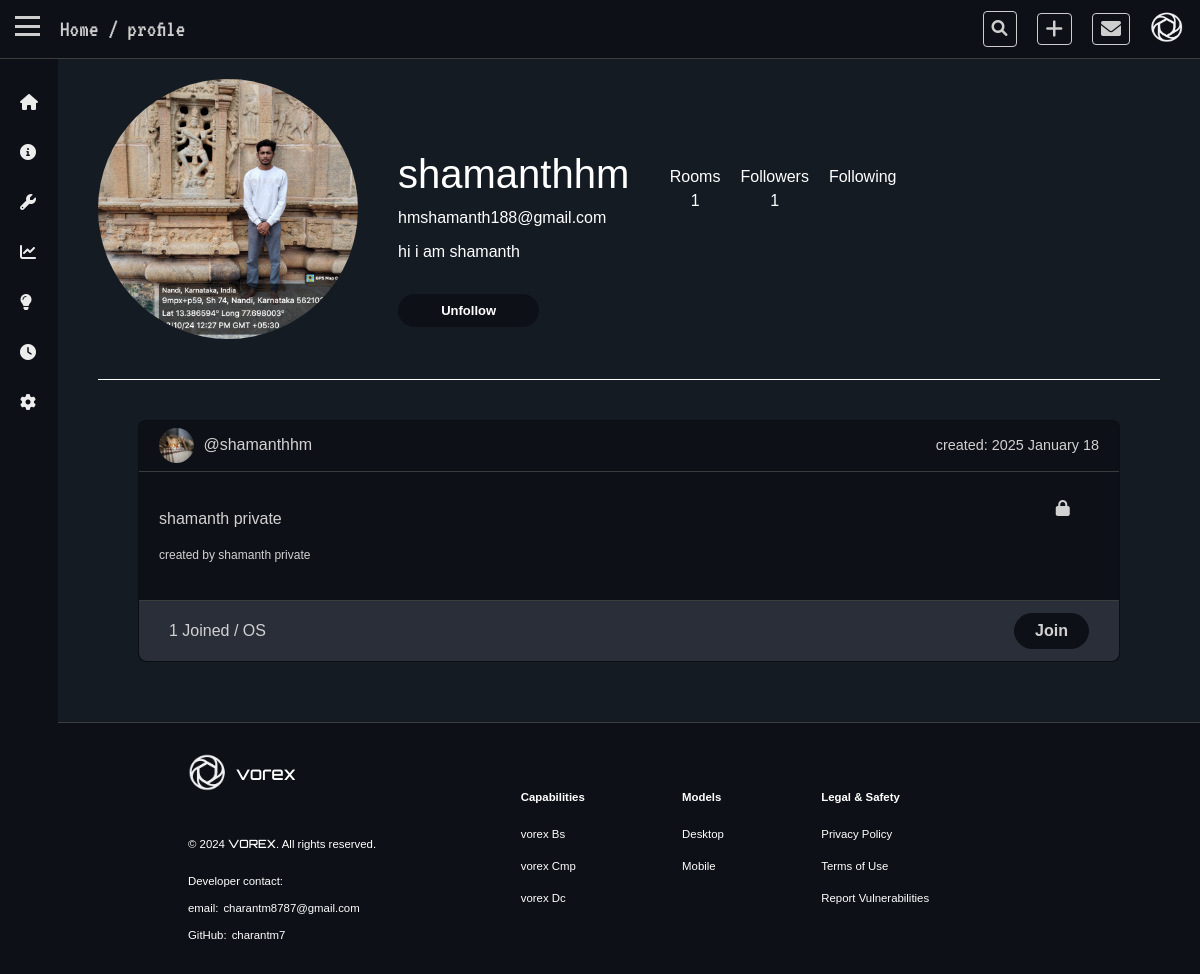
Page /profile/shamanthhm/ (signed in) on the earlier database version.
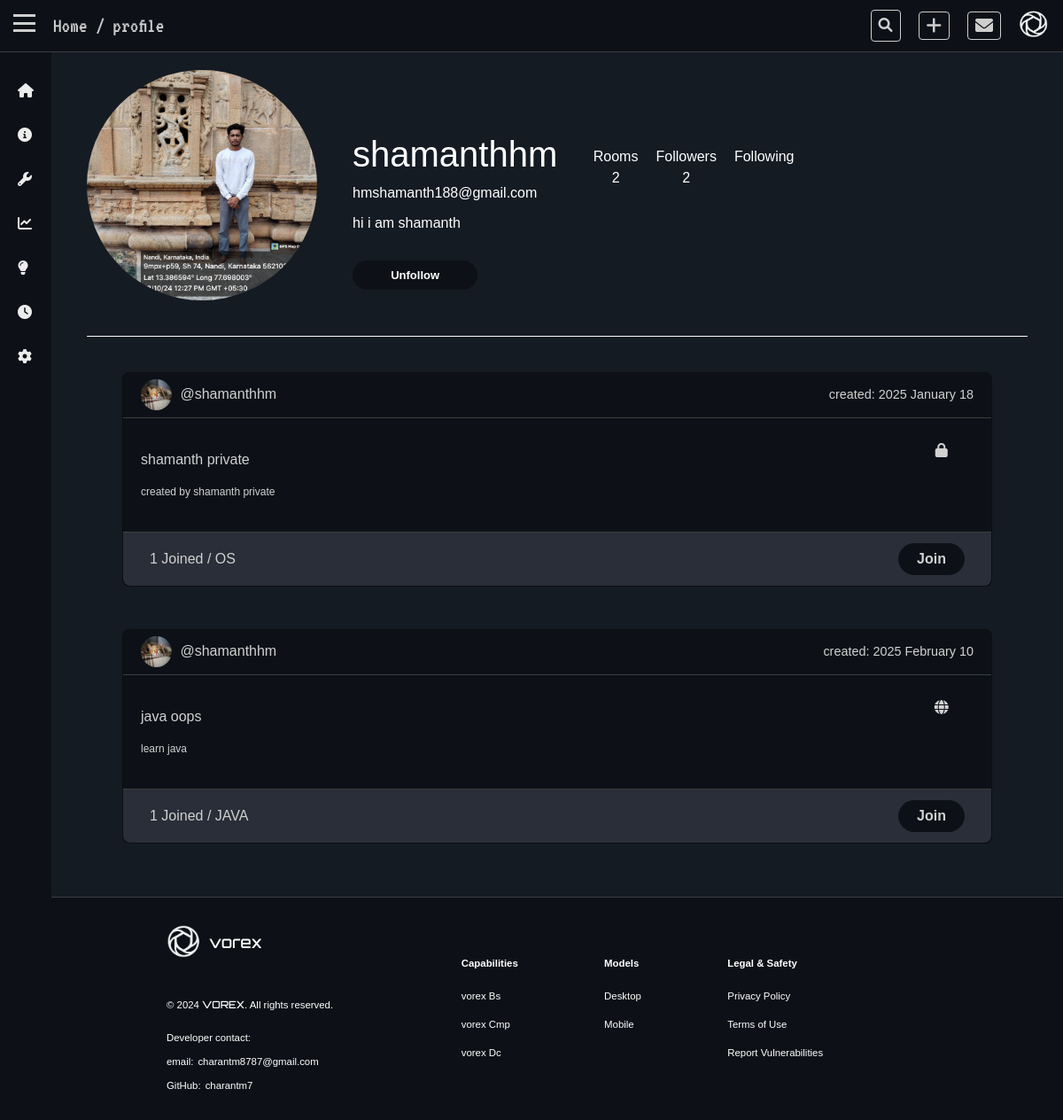
Same page on the later database version.
### base/models.py (models this page shows, shortened)
class UserProfile(models.Model):
    user = models.OneToOneField(User, on_delete=models.CASCADE, related_name="profile")
    profile_pic = models.ImageField(upload_to="profile_pics/", null=True, blank=True)
    created_at = models.DateTimeField(auto_now_add=True)
    updated_at = models.DateTimeField(auto_now=True)
    rooms = models.ManyToManyField(Room, related_name="profile-rooms+")
    study_materials = models.ManyToManyField(StudyMaterials, related_name="study_materials")
    bio = models.TextField(blank=True, null=True, max_length=100)
    followers = models.ManyToManyField("self", related_name="followers")

class Room(models.Model):
    created_by = models.ForeignKey(User, on_delete=models.CASCADE,related_name="rooms",null=True)
    name = models.CharField(max_length=50)
    tags = models.ManyToManyField(Tag, related_name="rooms")
    description = models.TextField(blank=True, null=True)
    created_at = models.DateTimeField(auto_now_add=True)
    updated_at = models.DateTimeField(auto_now=True)
    is_private = models.BooleanField(default=False)
    members_count = models.ManyToManyField(User, related_name="member_count")
    def member_count(self):
        return self.members_count.count()

class Tag(models.Model):
    name = models.CharField(max_length=500, unique=True)

### base/views.py (the view)
# urls.py: path('profile/<str:user_tag>/',views.profile, name='Profile'),
@login_required(login_url='User_login')
def profile(request, user_tag):
    user = User.objects.get(username=user_tag)
    if request.user.is_authenticated:
        if request.user.is_superuser:
            room = Room.objects.filter(created_by=user)
        elif request.user == user:
            room = Room.objects.filter(created_by=user)
        else:
            room = Room.objects.filter(is_private=False,created_by=user)
    if not UserProfile.objects.filter(user=user).exists():
        UserProfile.objects.create(user=user)
        profile = UserProfile.objects.get(user=user)
    else:
        profile = UserProfile.objects.get(user=user)
    if request.user.is_authenticated:
        is_follower = user.profile in request.user.profile.followers.all()
    send_follow_request = Followrequest.objects.filter(from_user=request.user).values_list('to_user__id', flat=True)
    context = {'user': user, 'room': room, 'profile': profile,'is_follower':is_follower,'send_follow_request':send_follow_request}
    return render(request, 'base/profile.html', context)

### base/templates/base/profile.html (shortened to what the changed rows need)
{% extends 'base.html' %} {% load static %}  {% block link %}
<link rel="stylesheet" href="{% static 'css/profile.css' %}" />
{% endblock %} {% block content %}
<div class="profile-container">
  <div class="profile-container-top">
    <div class="profile-container-top-left">
      {% if profile.profile_pic %}
      <img src="{{profile.profile_pic.url}}" alt="profile pic" />
      {% else %}
      <img src="{% static 'assets/default.png' %}" alt="profile pic" />
      {% endif %}
    </div>
    <div class="profile-container-top-mid">
      <div class="username">
        <h1>{{ profile.user.username }}</h1>
        <p>{{ profile.user.email }}</p>
      </div>
      <div class="bio">
        <p>{{ profile.bio }}</p>
      </div>
    </div>
    <div class="profile-container-top-right">
      <div class="profile-container-top-right-1">
        <p>Rooms</p>
        <p>{{ profile.user.rooms.count }}</p>
      </div>
      <div class="profile-container-top-right-2">
        {% if request.user == user %}
        <div>
          {% if request.user in user.profile.followers.all %}
          <a href="{% url 'followers-list' user.username %}">Followers</a>
          {% else %}
          <a href="{% url 'followers-list' user.username %}"><p>Followers</p></a>
          {% endif %}
        </div>
        {% else %}
        <p>Followers</p>
        {% endif %}
        <p>{{ user.profile.followers.count }}</p>
      </div>
    </div>
  </div>
  <div class="profile-container-mid">
    <div class="row g-5">
      {% for room in room %}
      <div class="col-md-6 col-lg-12 col-md-12">
        <div class="card">
          <div class="card-top">
            <div class="card-top-left">
              <img src="{% static 'assets/2019_07_29_77135_1564383613._large.jpg' %}" alt="" />
              <a href="{% url 'Profile' room.created_by.username %}">@{{room.created_by.username}}</a>
            </div>
            <p>created: {{room.created_at|date:"Y F j"}}</p>
          </div>
          <div class="card-mid">
            <div class="card-mid-left">
              <a href="{% url 'Rooms' room.name %}">{{room.name}}</a>
              <small>{{room.description}}</small>
            </div>
            <div class="card-mid-right">
               {% if room.is_private %}
              <div class="card-mid-right-gobal" id="tooltip">
                <i class="fa-solid fa-lock"></i>
              </div>
              {% else %}
              <div class="card-mid-right-gobal" id="tooltip">
                <i class="fa-solid fa-globe"></i>
              </div>
              {% endif %}
            </div>
          </div>
          <div class="card-bottom">
            <p>
              {% if room.created_by == request.user %}
              <a href="{% url 'Room-members' room.name %}">{{room.member_count}} Joined</a>
              {% else %} {{room.member_count}} Joined{% endif %} / {% for tag in room.tags.all %}
              <a href="{% url 'Tag' tag.name %}">{{ tag.name }}</a>
              {% endfor %}
            </p>
            <div class="card-bottom-right">
              {% if request.user.is_authenticated and not room.created_by == request.user %}
              <div>
                {% if request.user not in room.members_count.all %}
                <button>
                  <b><a href="{% url 'Join-room' room.name %}">Join</a></b>
                </button>
                {% else %}
                <button>
                  <b><a href="{% url 'Exit-room' room.name %}">Exit</a></b>
                </button>
                {% endif %}
              </div>
              {% endif %}
            </div>
          </div>
        </div>
      </div>
      {% endfor %}
    </div>
  </div>
</div>
{% endblock %}

Differences in the rows shown:
computed for UserProfile "hi i am shamanth": user.rooms.count "1" → "2"
added Room: created_by.username "shamanthhm", created_at "2025 February 10", name "java oops", description "learn java", is_private False (drawn), member_count "1", shows "Join"
now on this page (row unchanged): Tag: name "JAVA", shown under "shamanthhm"
Other differences:
{{ user.profile.followers.count }}: "1" → "2"
